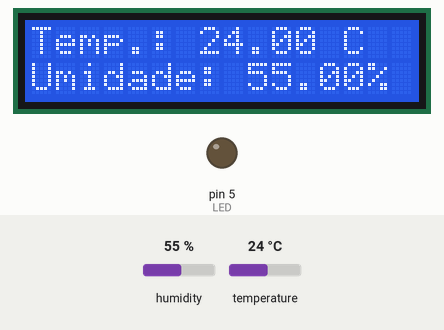
Recording of a sketch running on a simulated Arduino Uno, built with avr-gcc and run on an emulated ATmega328P. Shown: 16×2 character LCD, output pins drawn as LEDs (lit = HIGH). The inputs (shaded band) are chosen by the test bench; at power-on: humidity 55 %, temperature 24 °C.

Above: at 1.2 s.
1.3 s: humidity set to 68 %
At 4.3 s:
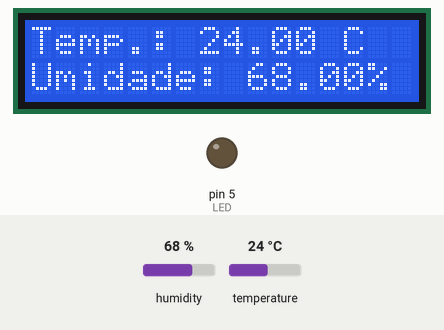
5.3 s: humidity set to 71 %
At 7.4 s:
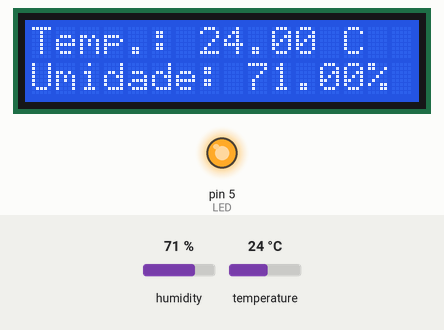
9.3 s: temperature set to 12 °C
At 13.5 s:
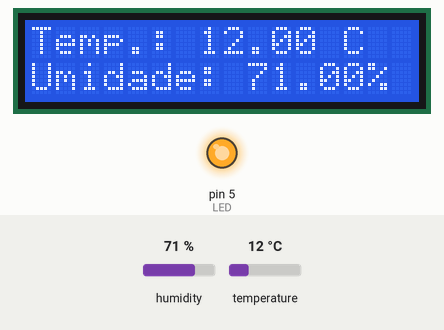
13.8 s: temperature set to 19 °C
At 16.7 s:
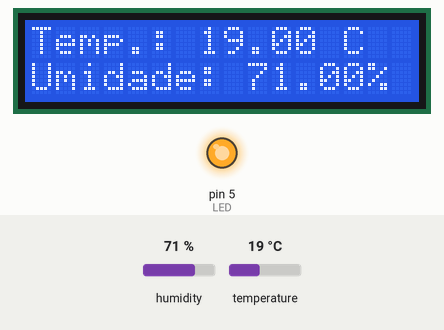
Timing chart, 0 to 18.2 s (numbered marks = the images above; inputs shaded):
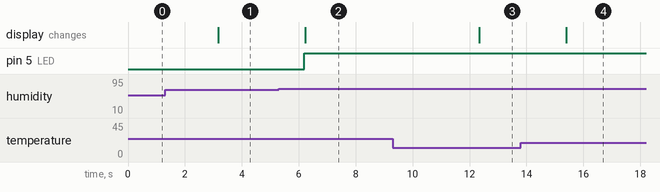

Measured:
- the behaviour switches between 69 and 70 % on humidity (found by bisection; images 1 and 2)
- after the input at 1.3 s, the display: changes after 1.9 s (image 1)
- after the input at 5.3 s, pin 5 (LED): LOW → HIGH after 0.90 s; the display: changes after 0.93 s (image 2)
- after the input at 9.3 s, the display: changes after 3.0 s (image 3)
- after the input at 13.8 s, the display: changes after 1.6 s (image 4)

The sketch:

detectordechuva.ino
```cpp
#include "DHT.h"
#include <LiquidCrystal_I2C.h>

#define DHTPIN A0
#define DHTTYPE DHT11
#define LED 5

DHT dht(DHTPIN, DHTTYPE);
LiquidCrystal_I2C lcd(0x27, 16, 2);

void setup()
{
    pinMode(LED, OUTPUT);

    lcd.init();
    lcd.backlight();
    dht.begin();
}

void loop()
{
  sensorTemperaturaUmidade();
}

void sensorTemperaturaUmidade() {
  float umidade = dht.readHumidity();
  float temperatura = dht.readTemperature();

  if(umidade >= 70) {
    digitalWrite(LED, HIGH);
  } else {
    digitalWrite(LED, LOW);
  }

  lcd.clear();
  lcd.setCursor(0, 0);
  lcd.print("Temp.: " + String(temperatura) + String(" C"));
  lcd.setCursor(0, 1);
  lcd.print("Umidade: " + String(umidade) + String("%"));
  delay(3000);
}
```
